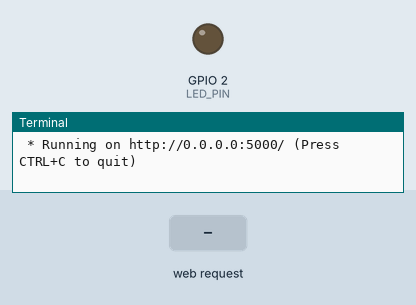
Bench run of a program on a simulated Raspberry Pi (BCM pin numbers). Parts: output pins drawn as LEDs (lit = HIGH), the last lines printed to the terminal. Inputs (shaded band) come from the test bench. The clock reads 2024-03-15 10:24:30 at power-on unless the program sets it.

Above: at 1.2 s.
1.3 s: HTTP request for /led/on received
At 2.6 s:
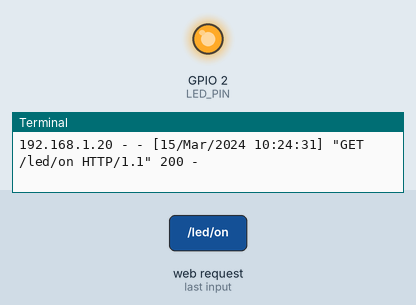
4.3 s: HTTP request for /led/off received
At 4.9 s:
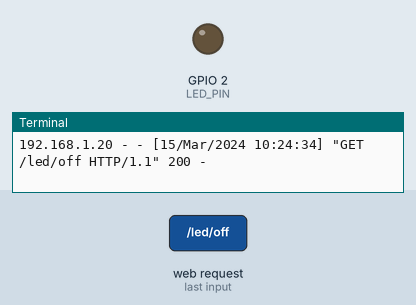
Timing chart, 0 to 7.3 s (numbered marks = the images above; inputs shaded):
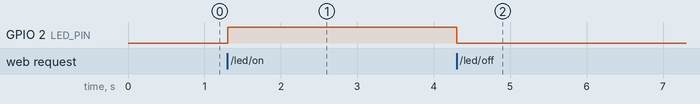

The program:

flask_led.py
```python
from flask import Flask
import RPi.GPIO as GPIO

LED_PIN = 2
GPIO.setmode(GPIO.BCM)
GPIO.setup(LED_PIN,GPIO.OUT)

# Flask 객체 생성
app = Flask(__name__) # __name__ = 자기 파일 명


css = '''
body{
    background-color:black;
    font-size:100px;
    color:white;
}
a{
    color:powderblue;
    text-decoration : none;
}
'''


# 0.0.0.0:5000/
@app.route("/") # 연결되면 hello()에 연결해라
def hello():
    return '''
    <style>''' + css +'''</style>
    <p>Hello, Flask!!</p>
    <a href="/led/on" style="padding-right:20px;">LED ON</a>
    <a href="/led/off">LED OFF</a>
    '''

@app.route("/led/<op>") # 동적 라우팅
def led_op(op):
    re = '<style>' + css + '</style>'
    if op == "on":
        GPIO.output(LED_PIN, GPIO.HIGH)
        return re + '''
        <p>LED ON</p>
        <a href="/">Go Home</a>
        '''
    elif op == "off":
        GPIO.output(LED_PIN, GPIO.LOW)
        return re + '''
        <p>LED OFF</p>
        <a href="/">Go Home</a>
        '''


# 터미널에서 직접 실행시킨 경우
if __name__ == "__main__":
    try:
        app.run(host="0.0.0.0", debug=True) # 0.0.0.0 = 127.0.0.1 = localhost
    finally:
        GPIO.cleanup()
```

Measured:
- after the input at 1.3 s, GPIO 2 (LED_PIN): LOW → HIGH at once
- after the input at 4.3 s, GPIO 2 (LED_PIN): HIGH → LOW at once
